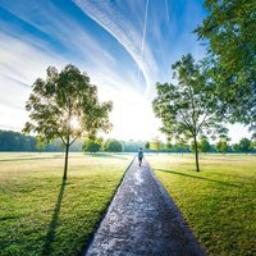
#> input picture MODEL/dataset/test/fake/img000014.jpg, 256 x 256 px
$ python -i cfa_artifacts.py   (imports and definitions only)
#> lines starting #> are read from the running program, lines starting #| are printed output that depends on the picture
import cv2
import numpy as np

def analyze_cfa(filepath):
    """
    Checks for Color Filter Array (CFA) interpolation consistency.
    """
    try:
        img = cv2.imread(filepath)
#> img is the input picture: shape (256, 256, 3); mean B, G, R 132.2, 147.9, 126.8
        if img is None:
            raise ValueError("Could not read image file.")

        b, g, r = cv2.split(img.astype(np.float32))
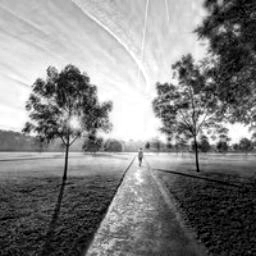
#> b: shape (256, 256) float32; min 0, max 255, mean 132.2
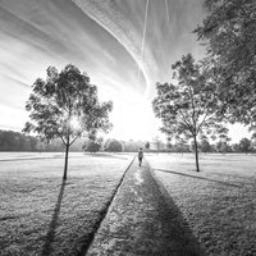
#> g: shape (256, 256) float32; min 7, max 255, mean 147.9
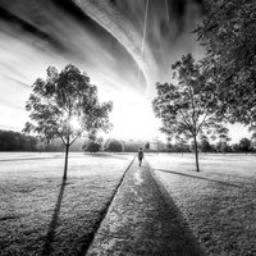
#> r: shape (256, 256) float32; min 0, max 255, mean 126.8

        # High-pass filter to extract the image noise/micro-texture
        kernel = np.array([[-1, -1, -1],
                           [-1,  8, -1],
                           [-1, -1, -1]]) / 8.0

        noise_g = cv2.filter2D(g, -1, kernel)
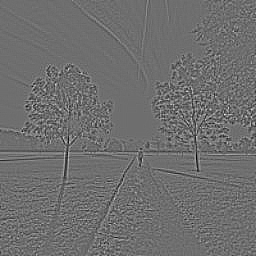
#> noise_g: shape (256, 256) float32; min -64.62, max 84, mean 0; drawn with min black and max white
        noise_r = cv2.filter2D(r, -1, kernel)
        noise_b = cv2.filter2D(b, -1, kernel)

        # Calculate Pearson correlation coefficient between high-frequency color channels
        corr_gr = np.corrcoef(noise_g.flatten(), noise_r.flatten())[0, 1]
#> corr_gr = 0.993
        corr_gb = np.corrcoef(noise_g.flatten(), noise_b.flatten())[0, 1]
#> corr_gb = 0.985

        avg_correlation = (corr_gr + corr_gb) / 2.0
#> avg_correlation = 0.989

        # Real camera demosaicing usually guarantees an avg_correlation > 0.6.
        # AI images generate RGB channels independently and drop below 0.4.
        cfa_pattern_missing = avg_correlation < 0.4
#> cfa_pattern_missing = False

        return {
            "cfa_correlation_gr": float(corr_gr),
            "cfa_correlation_gb": float(corr_gb),
            "avg_cfa_correlation": float(avg_correlation),
            "cfa_pattern_missing_or_ai": bool(cfa_pattern_missing)
        }
    except Exception as e:
        return {"error": str(e)}

>>> result = analyze_cfa('../../MODEL/dataset/test/fake/img000014.jpg')
#> result = {'cfa_correlation_gr': 0.993, 'cfa_correlation_gb': 0.985, 'avg_cfa_correlation': 0.989, 'cfa_pattern_missing_or_ai': False}

$ run again, on MODEL/dataset/test/fake/img000353.jpg
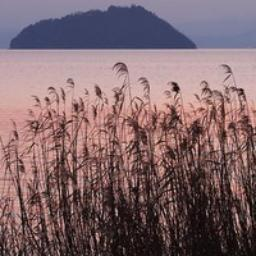
#> input picture MODEL/dataset/test/fake/img000353.jpg, 256 x 256 px
#> in analyze_cfa, img is the input picture: shape (256, 256, 3); mean B, G, R 106.1, 102, 126.7
#> in analyze_cfa, `b, g, r = cv2.split(img.astype(np.float32))`:
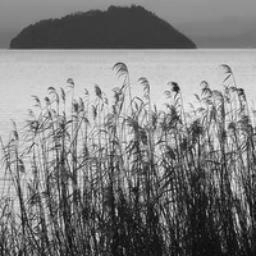
#> r: shape (256, 256) float32; min 7, max 250, mean 126.7
#> in analyze_cfa, `noise_g = cv2.filter2D(g, -1, kernel)`:
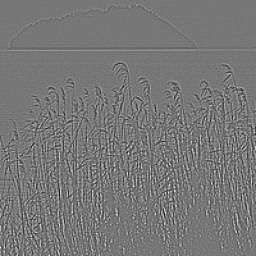
#> noise_g: shape (256, 256) float32; min -82.25, max 92.88, mean 0; drawn with min black and max white
#> corr_gr = 0.998
#> cfa_pattern_missing = False
#> result = {'cfa_correlation_gr': 0.998, 'cfa_correlation_gb': 0.998, 'avg_cfa_correlation': 0.998, 'cfa_pattern_missing_or_ai': False}

$ run again, on MODEL/dataset/test/fake/img000767.jpg
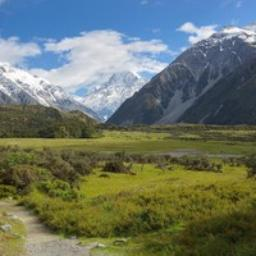
#> input picture MODEL/dataset/test/fake/img000767.jpg, 256 x 256 px
#> in analyze_cfa, img is the input picture: shape (256, 256, 3); mean B, G, R 103.5, 116.8, 106.6
#> in analyze_cfa, `b, g, r = cv2.split(img.astype(np.float32))`:
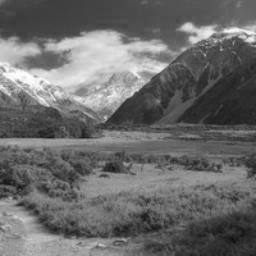
#> r: shape (256, 256) float32; min 11, max 255, mean 106.6
#> in analyze_cfa, `noise_g = cv2.filter2D(g, -1, kernel)`:
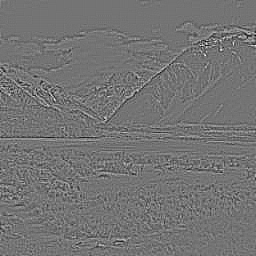
#> noise_g: shape (256, 256) float32; min -39.38, max 47, mean 0; drawn with min black and max white
#> corr_gr = 0.986
#> corr_gb = 0.972
#> avg_correlation = 0.979
#> cfa_pattern_missing = False
#> result = {'cfa_correlation_gr': 0.986, 'cfa_correlation_gb': 0.972, 'avg_cfa_correlation': 0.979, 'cfa_pattern_missing_or_ai': False}
